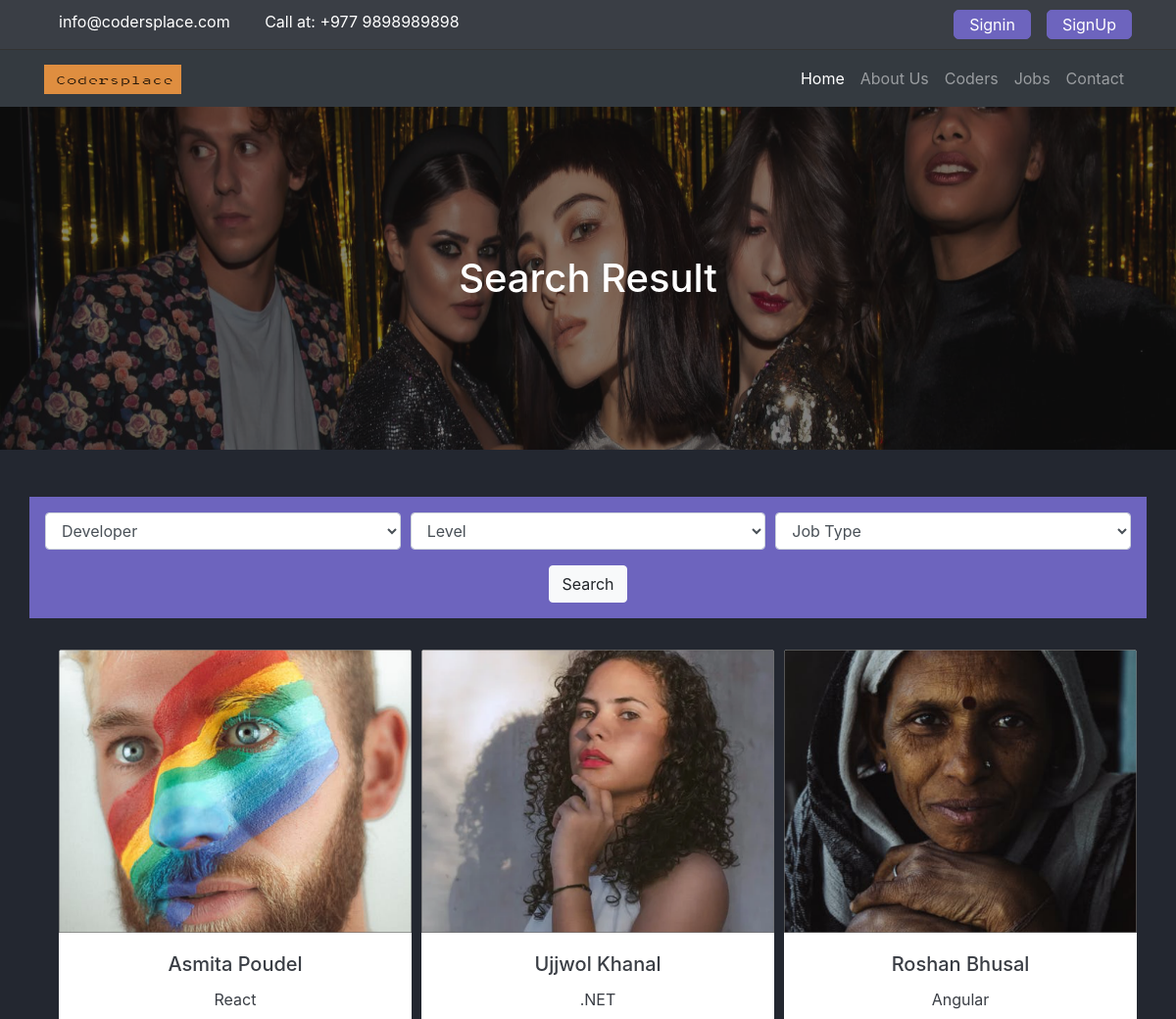
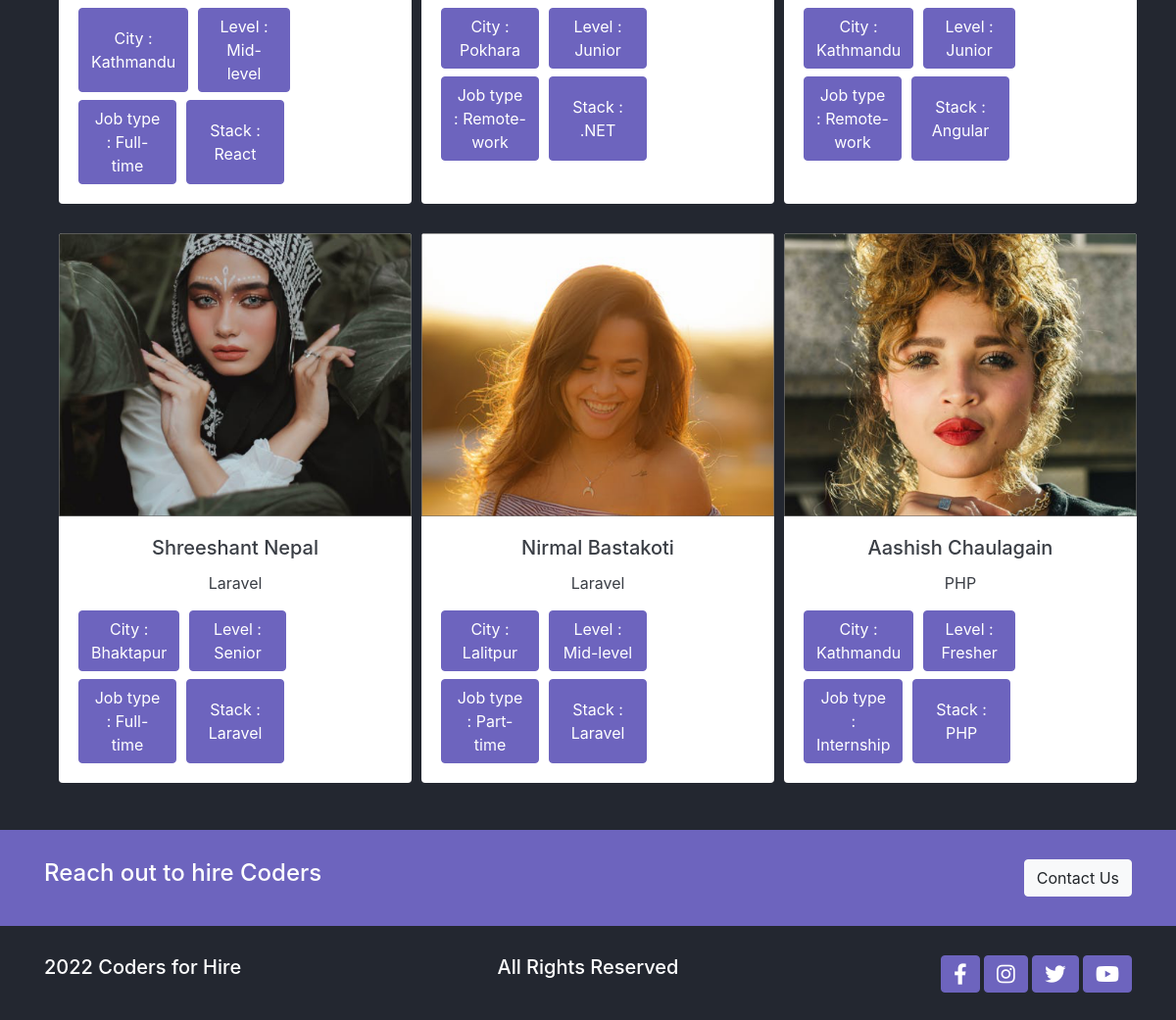
/coders/search/, run on the app's committed database (2 pictures, top to bottom).
### coders/models.py (models this page shows, shortened)
class Coder(models.Model):
    level_choices = (
        ('Fresher', 'Fresher'),
        ('Junior', 'Junior'),
        ('Mid-level', 'Mid-level'),
        ('Senior', 'Senior'),
    )
    job_choices = (
        ('Part-time', 'Part-time'),
        ('Full-time', 'Full-time'),
        ('Remote-work', 'Remote-work'),
        ('Internship', 'Internship'),
    )
    developer_choices = (
        ('.NET', '.NET'),
        ('React', 'React'),
        ('Nodejs', 'Nodejs'),
        ('PHP', 'PHP'),
        ('Laravel', 'Laravel'),
        ('Angular', 'Angular'),
        ('Django', 'Django'),
    )
    name = models.CharField(max_length=255)
    email = models.EmailField(null=True)
    photo = models.ImageField(upload_to='media/coders/')
    description = RichTextField()
    city = models.CharField(max_length=255)
    level_type = models.CharField(max_length=255, choices=level_choices)
    job_type = models.CharField(max_length=255, choices=job_choices)
    developer_type = models.CharField(
        max_length=255, choices=developer_choices)
    is_featured = models.BooleanField(default=False)
    created_date = models.DateTimeField(default=datetime.now, blank=True)
    skills = models.CharField(max_length=255, blank=True, null=True)

### coders/views.py (the view)
# urls.py: path('search/', views.search, name="search"),
def search(request):
    coders = Coder.objects.order_by('-created_date')
    developer_type_search = Coder.objects.values_list(
        'developer_type', flat=True).distinct()
    level_type_search = Coder.objects.values_list(
        'level_type', flat=True).distinct()
    job_type_search = Coder.objects.values_list(
        'job_type', flat=True).distinct()
    if 'keyword' in request.GET:
        keyword = request.GET['keyword']
        if keyword:
            coders = coders.filter(description__icontains=keyword)
    if 'developer_type' in request.GET:
        developer_type = request.GET['developer_type']
        if developer_type:
            coders = coders.filter(
                developer_type__iexact=developer_type)  # exact match
    if 'level_type' in request.GET:
        level_type = request.GET['level_type']
        if level_type:
            coders = coders.filter(
                level_type__iexact=level_type)  # exact match
    if 'job_type' in request.GET:
        job_type = request.GET['job_type']
        if job_type:
            coders = coders.filter(job_type__iexact=job_type)  # exact match
    data = {
        'coders': coders,
        'developer_type_search': developer_type_search,
        'level_type_search': level_type_search,
        'job_type_search': job_type_search,
    }
    return render(request, 'coders/search.html', data)

### templates/coders/search.html (shortened to what this page needs)
{% extends 'base.html' %}
{% load static %}
{% block content %}
<main class="searchpage">
  <div class="banner">
    <img src="{% static './assets/images/bg-banner.png' %}" alt="" class="img-fluid w-100" />
    <h1 class="text-center">Search Result</h1>
  </div>
  <section class="searchbox container mt-5 p-3 bg-accent">
    <form method="GET" action="{% url 'search' %}">
      <div class="form-row">
        <div class="form-group col-md-4">
          <select name="developer_type" id="inputState" class="form-control">
            <option selected disabled hidden>Developer</option>
          </select>
        </div>
        <div class="form-group col-md-4">
          <select name="level_type" id="inputState" class="form-control">
            <option selected disabled hidden>Level</option>
          </select>
        </div>
        <div class="form-group col-md-4">
          <select name="job_type" class="form-control">
            <option selected disabled hidden>Job Type</option>
          </select>
        </div>
      </div>
      <div class="text-center">
        <button class="btn btn-light">Search</button>
      </div>
    </form>
  </section>
  <section class="search-results container mt-3 grid">
    <section class="container mt-3 grid">
      {% for coder in coders %}
      <div class="card border-0 text-center">
        <div class="feature-text">
            <a href="{% url 'coders_detail' coder.id %}">
            <img
                src="{{ coder.photo.url }}"
                class="card-img-top"
                alt="team-member"
            />
            </a>
        </div>
        <div class="card-body">
          <h5 class="card-title">{{ coder.name }}</h5>
          <p class="card-text">{{ coder.developer_type }}</p>
          <div class="person-description mt-2">
            <button class="btn btn-accent">City : {{coder.city}}</button>
            <button class="btn btn-accent">Level : {{coder.level_type}}</button>
          </div>
          <div class="person-description mt-2">
            <button class="btn btn-accent">Job type : {{coder.job_type}}</button>
            <button class="btn btn-accent">Stack : {{coder.developer_type}}</button>
          </div>
        </div>
      </div>
      {% endfor %}
  </section>
</main>
{% endblock %}

### codersplace/static/css/base.css (style rules this page uses)
:root { --primary: #232730; --secondary: #3a3e45; --white: #888787; --accent: #6d64be; }
body { background-color: var(--primary); color: #fff; }
a { color: #fff; }
.btn-accent { background-color: var(--accent); color: #fff; border-color: var(--accent); outline: none; }
.card { color: var(--secondary); width: 22.5rem; }
main { overflow: hidden; }

### codersplace/static/css/utils.css (style rules this page uses)
.bg-accent { color: #ffffff; background-color: var(--accent); }
.banner { position: relative; }
.banner img { height: 350px; width: 100%; }
.banner h1 { position: absolute; top: 50%; left: 50%; transform: translate(-50%, -50%); }
.grid { display: grid; grid-template-columns: 1fr 1fr 1fr; row-gap: 30px; column-gap: 10px; }
.feature-text { position: relative; }
.person-description { display: grid; grid-template-columns: 1fr 1fr 1fr; column-gap: 10px; }

### codersplace/static/css/style.css (style rules this page uses)
.search-results { justify-items: center; }

### data on the page
Coder: photo (picture), name "Asmita Poudel", developer_type "React", city "Kathmandu", level_type "Mid-level", job_type "Full-time"
Coder: photo (picture), name "Ujjwol Khanal", developer_type ".NET", city "Pokhara", level_type "Junior", job_type "Remote-work"
Coder: photo (picture), name "Roshan Bhusal", developer_type "Angular", city "Kathmandu", level_type "Junior", job_type "Remote-work"
Coder: photo (picture), name "Shreeshant Nepal", developer_type "Laravel", city "Bhaktapur", level_type "Senior", job_type "Full-time"
Coder: photo (picture), name "Nirmal Bastakoti", developer_type "Laravel", city "Lalitpur", level_type "Mid-level", job_type "Part-time"
Coder: photo (picture), name "Aashish Chaulagain", developer_type "PHP", city "Kathmandu", level_type "Fresher", job_type "Internship"
